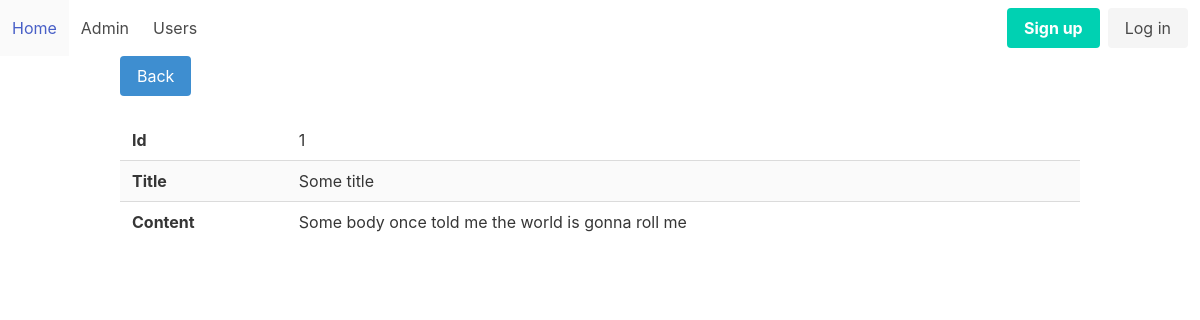
Screenshot of /admin/articles/view?id=1 with the database file from the repository.
### tables this page shows
CREATE TABLE "articles"
(
    id    integer
        primary key autoincrement,
    title text,
    body  text
);

### helpers.php (called while the page is built, shortened)
<?php
function view($viewName, $vars = []){
    extract($vars);
    include __DIR__ . "/views/$viewName.php";
}

### src/Controllers/ArticlesController.php (called while the page is built, shortened)
<?php
class ArticlesController {
    public function show(){
        $id = $_GET['id'];
        $article = Article::find($id);
        view('articles/view', compact('article'));
    }
}

### src/DB.php (called while the page is built, shortened)
<?php
class DB
{
  private $conn;
  public function __construct()
  {
    try {
      $this->conn = new PDO("sqlite:db.sqlite");
      $this->conn->setAttribute(PDO::ATTR_ERRMODE, PDO::ERRMODE_EXCEPTION);
    } catch (PDOException $e) {
      echo "Connection failed: " . $e->getMessage();
    }
  }
  public function find($table, $class, $id)
  {
    $stmt = $this->conn->prepare("SELECT * FROM $table WHERE id=$id");
    $stmt->execute();
    $stmt->setFetchMode(PDO::FETCH_CLASS, $class);
    return $stmt->fetch();
  }
}

### src/Models/Model.php (called while the page is built, shortened)
<?php
class Model {
    public static $table;
    public static function find($id){
    	$db = new DB();
        return $db->find(static::$table, static::class, $id);
    }
    }

### views/articles/view.php (the view)
<?php include __DIR__ . '/../partials/header.php'; ?>
<div class="container">
    <div class="buttons has-addons">
        <a class="button is-info" href="/admin/articles">Back</a>
    </div>
    <table class="table is-striped is-fullwidth">
        <tbody>
            <tr>
                <th>Id</th>
                <td><?= $article->id ?></td>
            </tr>
            <tr>
                <th>Title</th>
                <td><?= $article->title ?></td>
            </tr>
            <tr>
                <th>Content</th>
                <td><?= $article->body ?></td>
            </tr>
        </tbody>
    </table>
</div>
<?php include __DIR__ . '/../partials/footer.php'; ?>

### rows the page displays
articles: id "1", title "Some title", body "Some body once told me the world is gonna roll me"
